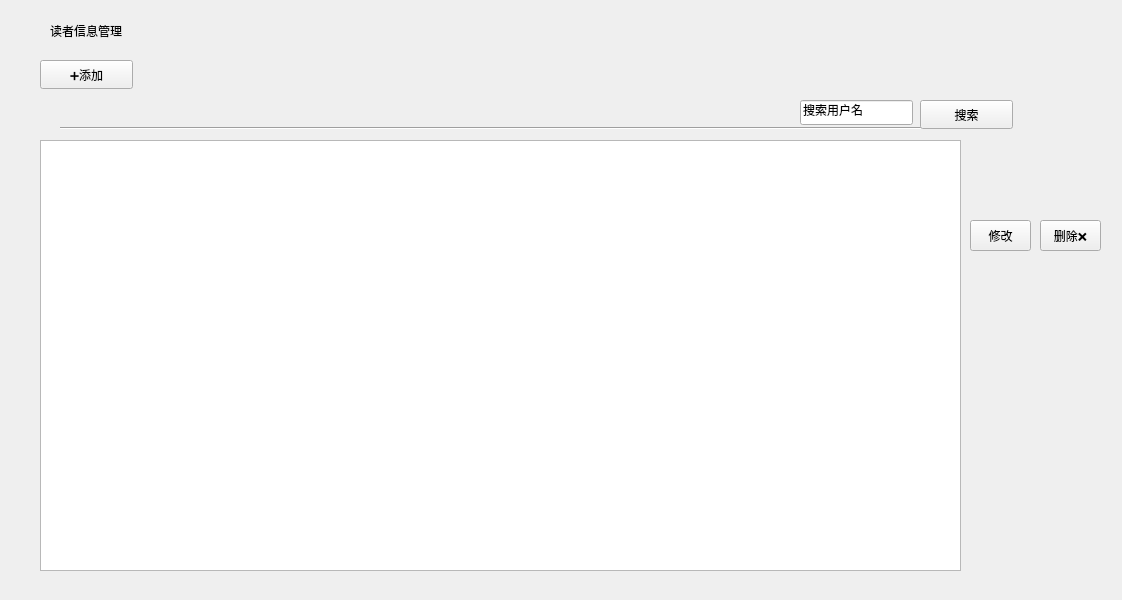
<?xml version="1.0" encoding="UTF-8"?>
<ui version="4.0">
 <class>readerManager</class>
 <widget class="QWidget" name="readerManager">
  <property name="geometry">
   <rect>
    <x>0</x>
    <y>0</y>
    <width>1122</width>
    <height>600</height>
   </rect>
  </property>
  <property name="windowTitle">
   <string>readerManager</string>
  </property>
  <widget class="Line" name="line">
   <property name="geometry">
    <rect>
     <x>60</x>
     <y>120</y>
     <width>941</width>
     <height>16</height>
    </rect>
   </property>
   <property name="orientation">
    <enum>Qt::Horizontal</enum>
   </property>
  </widget>
  <widget class="QLabel" name="userManager">
   <property name="geometry">
    <rect>
     <x>50</x>
     <y>0</y>
     <width>141</width>
     <height>61</height>
    </rect>
   </property>
   <property name="text">
    <string>读者信息管理</string>
   </property>
  </widget>
  <widget class="QPushButton" name="AddpushButton">
   <property name="geometry">
    <rect>
     <x>40</x>
     <y>60</y>
     <width>93</width>
     <height>29</height>
    </rect>
   </property>
   <property name="text">
    <string>➕添加</string>
   </property>
  </widget>
  <widget class="QPushButton" name="modifypushButton">
   <property name="geometry">
    <rect>
     <x>970</x>
     <y>220</y>
     <width>61</width>
     <height>31</height>
    </rect>
   </property>
   <property name="text">
    <string>修改</string>
   </property>
  </widget>
  <widget class="QPushButton" name="deletepushButton">
   <property name="geometry">
    <rect>
     <x>1040</x>
     <y>220</y>
     <width>61</width>
     <height>31</height>
    </rect>
   </property>
   <property name="text">
    <string>删除❌</string>
   </property>
  </widget>
  <widget class="QLineEdit" name="readerSearchLineEdit">
   <property name="geometry">
    <rect>
     <x>800</x>
     <y>100</y>
     <width>113</width>
     <height>25</height>
    </rect>
   </property>
   <property name="text">
    <string>搜索用户名</string>
   </property>
  </widget>
  <widget class="QTableView" name="readerInformationtableView">
   <property name="geometry">
    <rect>
     <x>40</x>
     <y>140</y>
     <width>921</width>
     <height>431</height>
    </rect>
   </property>
  </widget>
  <widget class="QPushButton" name="searchpushButton">
   <property name="geometry">
    <rect>
     <x>920</x>
     <y>100</y>
     <width>93</width>
     <height>29</height>
    </rect>
   </property>
   <property name="text">
    <string>搜索</string>
   </property>
  </widget>
 </widget>
 <resources/>
 <connections/>
</ui>
